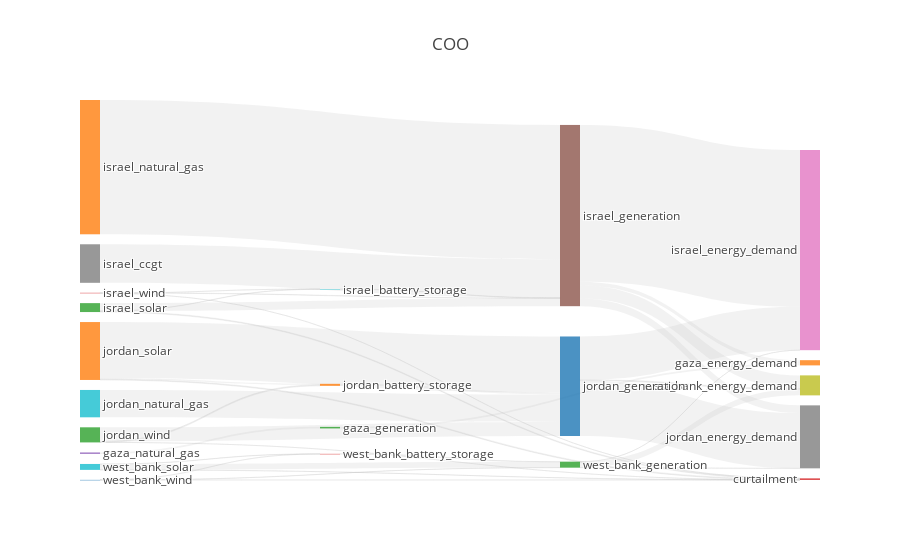

The code cell stored with this chart in its notebook:
### Code cell
import plotly.io as pio
import plotly.graph_objs as go
from plotly.offline import download_plotlyjs, init_notebook_mode, plot, iplot
pio.renderers.default = 'iframe'

scenario='COO'

fig = results[scenario].plot_flows_sankey(title=scenario)
pio.write_image(fig, f'../outputs/figures/OMS_sankey_{scenario}.png',scale=4, width=1100, height=700)

### Figure 1 — Plotly figure (JSON) as saved in the notebook; plotly's stock layout.template omitted (floating-point values rounded to 4 significant figures)
{"data": [{"domain": {"x": [0, 1], "y": [0, 1]}, "link": {"color": ["rgba(189, 189, 189, 0.2)", "rgba(189, 189, 189, 0.2)", "rgba(189, 189, 189, 0.2)", "rgba(189, 189, 189, 0.2)", "rgba(189, 189, 189, 0.2)", "rgba(189, 189, 189, 0.2)", "rgba(189, 189, 189, 0.2)", "rgba(189, 189, 189, 0.2)", "rgba(189, 189, 189, 0.2)", "rgba(189, 189, 189, 0.2)", "rgba(189, 189, 189, 0.2)", "rgba(189, 189, 189, 0.2)", "rgba(189, 189, 189, 0.2)", "rgba(189, 189, 189, 0.2)", "rgba(189, 189, 189, 0.2)", "rgba(189, 189, 189, 0.2)", "rgba(189, 189, 189, 0.2)", "rgba(189, 189, 189, 0.2)", "rgba(189, 189, 189, 0.2)", "rgba(189, 189, 189, 0.2)", "rgba(189, 189, 189, 0.2)", "rgba(189, 189, 189, 0.2)", "rgba(189, 189, 189, 0.2)", "rgba(189, 189, 189, 0.2)", "rgba(189, 189, 189, 0.2)", "rgba(189, 189, 189, 0.2)", "rgba(189, 189, 189, 0.2)", "rgba(189, 189, 189, 0.2)", "rgba(189, 189, 189, 0.2)", "rgba(189, 189, 189, 0.2)", "rgba(189, 189, 189, 0.2)", "rgba(189, 189, 189, 0.2)", "rgba(189, 189, 189, 0.2)", "rgba(189, 189, 189, 0.2)", "rgba(189, 189, 189, 0.2)", "rgba(189, 189, 189, 0.2)", "rgba(189, 189, 189, 0.2)", "rgba(189, 189, 189, 0.2)", "rgba(189, 189, 189, 0.2)", "rgba(189, 189, 189, 0.2)", "rgba(189, 189, 189, 0.2)", "rgba(189, 189, 189, 0.2)", "rgba(189, 189, 189, 0.2)", "rgba(189, 189, 189, 0.2)", "rgba(189, 189, 189, 0.2)", "rgba(189, 189, 189, 0.2)", "rgba(189, 189, 189, 0.2)", "rgba(189, 189, 189, 0.2)", "rgba(189, 189, 189, 0.2)", "rgba(189, 189, 189, 0.2)", "rgba(189, 189, 189, 0.2)", "rgba(189, 189, 189, 0.2)"], "source": [0, 34, 2, 32, 4, 5, 5, 5, 39, 7, 8, 9, 35, 35, 35, 35, 11, 12, 12, 12, 13, 13, 13, 41, 15, 16, 17, 40, 40, 40, 19, 20, 21, 21, 21, 22, 22, 22, 43, 24, 25, 26, 42, 42, 42, 28, 29, 29, 29, 30, 30, 30], "target": [31, 32, 32, 31, 32, 33, 34, 32, 35, 35, 35, 35, 31, 36, 37, 38, 35, 33, 39, 35, 33, 39, 35, 40, 40, 40, 40, 36, 37, 38, 40, 40, 33, 41, 40, 33, 41, 40, 42, 42, 42, 42, 36, 37, 38, 42, 33, 43, 42, 33, 43, 42], "value": [0, 0, 0, 700400.0, 700400.0, 0, 0, 0, 137100.0, 17300000.0, 0, 0, 1634000.0, 70440000.0, 3448000.0, 5869000.0, 60310000.0, 366600.0, 115500.0, 3524000.0, 126.1, 21880.0, 123300.0, 907900.0, 0, 0, 0, 19450000.0, 24830000.0, 416600.0, 12280000.0, 0, 369900.0, 467800.0, 25170000.0, 941.1, 441700.0, 6339000.0, 89270.0, 0, 0, 0, 2111.0, 2617.0, 2694000.0, 0, 9602.0, 77480.0, 2569000.0, 435.2, 11940.0, 39980.0]}, "node": {"label": ["egypt_generation", "gaza_battery_storage", "gaza_diesel", "gaza_generation", "gaza_natural_gas", "gaza_solar", "israel_battery_storage", "israel_ccgt", "israel_coal", "israel_diesel", "israel_generation", "israel_natural_gas", "israel_solar", "israel_wind", "jordan_battery_storage", "jordan_ccgt", "jordan_coal", "jordan_diesel", "jordan_generation", "jordan_natural_gas", "jordan_shale", "jordan_solar", "jordan_wind", "west_bank_battery_storage", "west_bank_ccgt", "west_bank_coal", "west_bank_diesel", "west_bank_generation", "west_bank_natural_gas", "west_bank_solar", "west_bank_wind", "gaza_energy_demand", "gaza_generation", "curtailment", "gaza_battery_storage", "israel_generation", "israel_energy_demand", "jordan_energy_demand", "west_bank_energy_demand", "israel_battery_storage", "jordan_generation", "jordan_battery_storage", "west_bank_generation", "west_bank_battery_storage"], "line": {"color": "black", "width": 0}, "pad": 10}, "orientation": "h", "type": "sankey", "valueformat": ".0f"}], "layout": {"autosize": true, "font": {"size": 12}, "title": {"text": "COO"}}}
